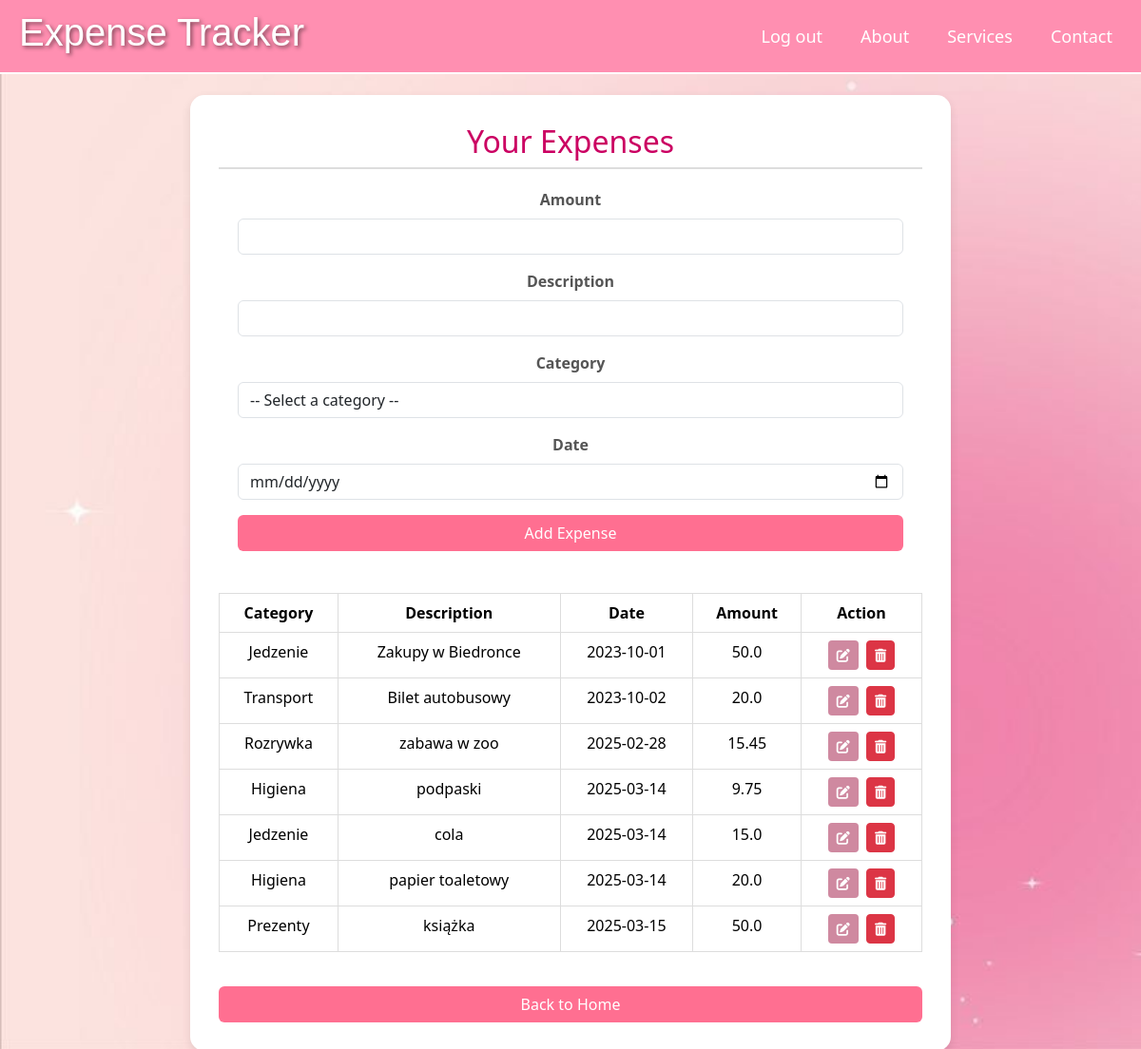
/dashboard (signed in), run on an earlier commit of the app's database.
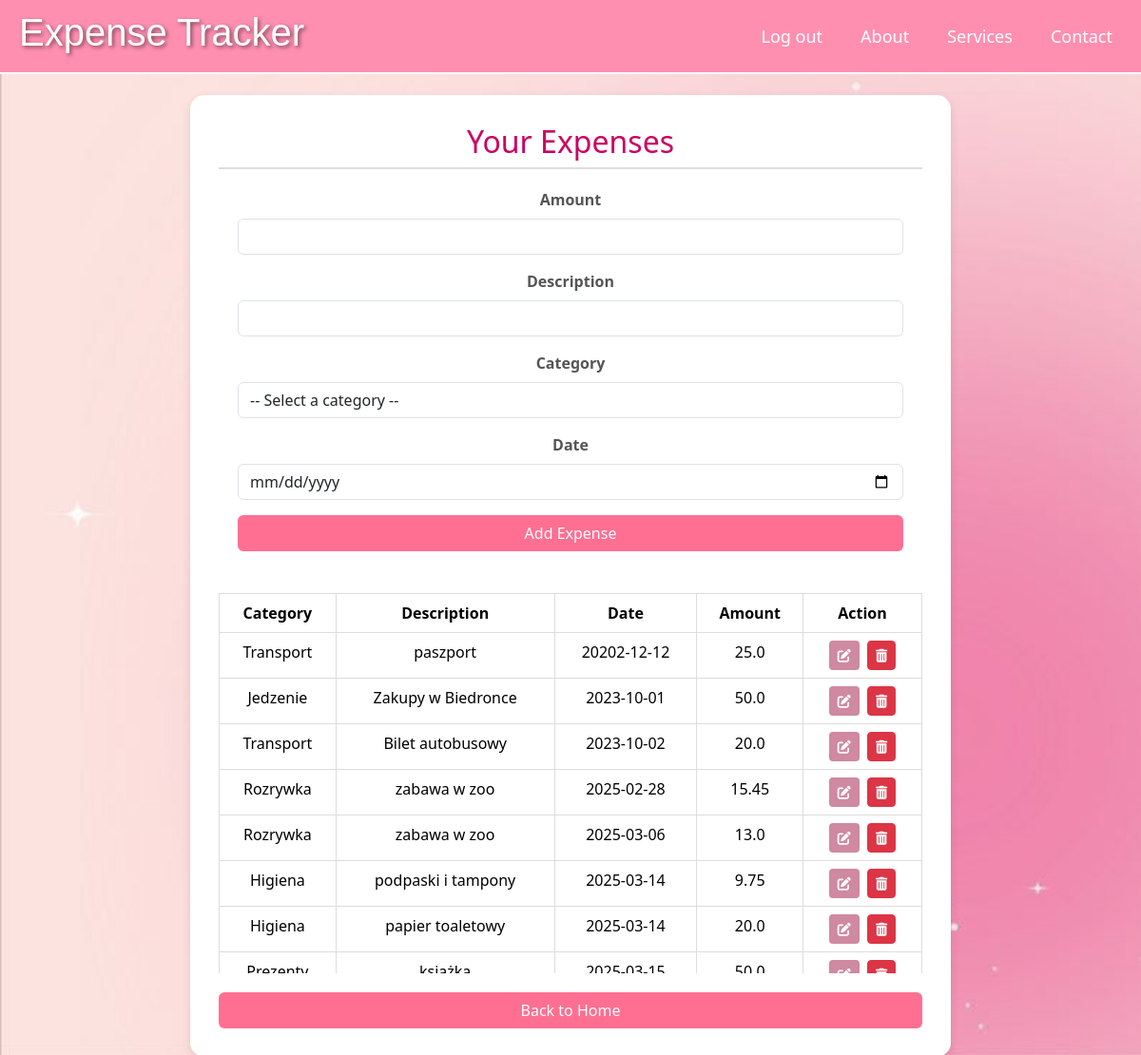
And on a later commit of the database.
### tables this page shows
CREATE TABLE expenses (
    id INTEGER PRIMARY KEY AUTOINCREMENT,
    user_id INTEGER NOT NULL,
    category_id INTEGER NOT NULL,
    amount REAL NOT NULL,
    description TEXT,
    date DATETIME NOT NULL,
    FOREIGN KEY (user_id) REFERENCES users(id),
    FOREIGN KEY (category_id) REFERENCES categories(id)
);

CREATE TABLE categories (
    id INTEGER PRIMARY KEY AUTOINCREMENT,
    name TEXT NOT NULL,
    user_id INTEGER NOT NULL,
    FOREIGN KEY (user_id) REFERENCES users(id)
);

### app.py (the view)
@app.route('/dashboard')
def dashboard():
    if 'user_id' not in session:
        flash('Please log in to access the dashboard.', 'error')
        return redirect(url_for('index'))
    user_id = session['user_id']
    conn = get_db_connection()
    expenses = conn.execute('''
        SELECT expenses.id, expenses.amount, expenses.description, expenses.date,
               categories.name AS category
        FROM expenses
        JOIN categories ON expenses.category_id = categories.id
        WHERE expenses.user_id = ?
        ORDER BY expenses.date ASC
    ''', (user_id,)).fetchall()
    categories = conn.execute('SELECT * FROM categories WHERE user_id = ?', (user_id,)).fetchall()
    print("Expenses:", expenses)
    print("Categories:", categories)
    conn.close()
    return render_template('dashboard.html',expenses=expenses, categories=categories)

### app.py (called while the page is built)
def get_db_connection():
    conn = sqlite3.connect('expense_tracker.db')
    conn.row_factory = sqlite3.Row
    return conn

### templates/dashboard.html (shortened to what this page needs)
<!DOCTYPE html>
<html lang="en">
<head>
    <link rel="stylesheet" href="{{ url_for('static', filename='css/style.css') }}">
    <link href="https://cdn.jsdelivr.net/npm/bootstrap@5.3.3/dist/css/bootstrap.min.css" rel="stylesheet">
    <link rel="stylesheet" href="https://cdnjs.cloudflare.com/ajax/libs/font-awesome/6.0.0-beta3/css/all.min.css">
</head>
<body>
    <header>
        <h1>Expense Tracker</h1>
        <nav>
            <ul class="main-menu">
                <li><a href="{{ url_for('index') }}">Log out</a></li>
                <li><a href="#">About</a></li>
                <li><a href="#">Services</a></li>
                <li><a href="#">Contact</a></li>
            </ul>
        </nav>
    </header>
    <div class="dashboard-container">
        <h2>Your Expenses</h2>
        <form action="{{ url_for('add_expense') }}" method="post" class="mb-4">
            <div class="mb-3">
                <label for="amount" class="form-label">Amount</label>
                <input type="number" step="0.01" class="form-control" id="amount" name="amount" required min="0" max="10000">
            </div>
            <div class="mb-3">
                <label for="description" class="form-label">Description</label>
                <input type="text" class="form-control" id="description" name="description" required max="100">
            </div>
            <div class="mb-3">
                <label for="category" class="form-label">Category</label>
                <select class="form-control" id="category" name="category_id" required>
                    <option value="" disabled selected>-- Select a category --</option>
                </select>
            </div>
            <div class="mb-3">
                <label for="date" class="form-label">Date</label>
                <input type="date" class="form-control" id="date" name="date" required>
            </div>
            <button type="submit" class="btn btn-login">Add Expense</button>
        </form>
        <div class="table-container">
            <table class="table">
                <thead>
                    <tr>
                        <th>Category</th>
                        <th>Description</th>
                        <th>Date</th>
                        <th>Amount</th>
                        <th>Action</th>
                    </tr>
                </thead>
                <tbody>
                    {% for expense in expenses %}
                        <tr>
                            <td>{{ expense.category }}</td>
                            <td>{{ expense.description }}</td>
                            <td>{{ expense.date }}</td>
                            <td>{{ expense.amount }}</td>
                            <td>
                                <button class="btn btn-edit btn-sm" data-expense-id="{{ expense.id }}">
                                    <i class="fas fa-edit"></i>
                                </button>
                                <button class="btn btn-danger btn-sm delete-btn" data-expense-id="{{ expense.id }}">
                                    <i class="fas fa-trash-alt"></i>
                                </button>
                            </td>
                        </tr>
                    {% endfor %}
                </tbody>
            </table>
        </div>
        <a href="{{ url_for('index') }}" class="btn btn-login">Back to Home</a>
    </div>
</body>
</html>

What changed in the data, as far as the page shows it:
no longer on this page (row edited): expenses: category "Jedzenie", description "cola", date "2025-03-14", amount "15.0"
added expenses: category "Transport", description "paszport", date "20202-12-12", amount "25.0"
added expenses: category "Rozrywka", description "zabawa w zoo", date "2025-03-06", amount "13.0"
changed expenses: description "podpaski" → "podpaski i tampony"
